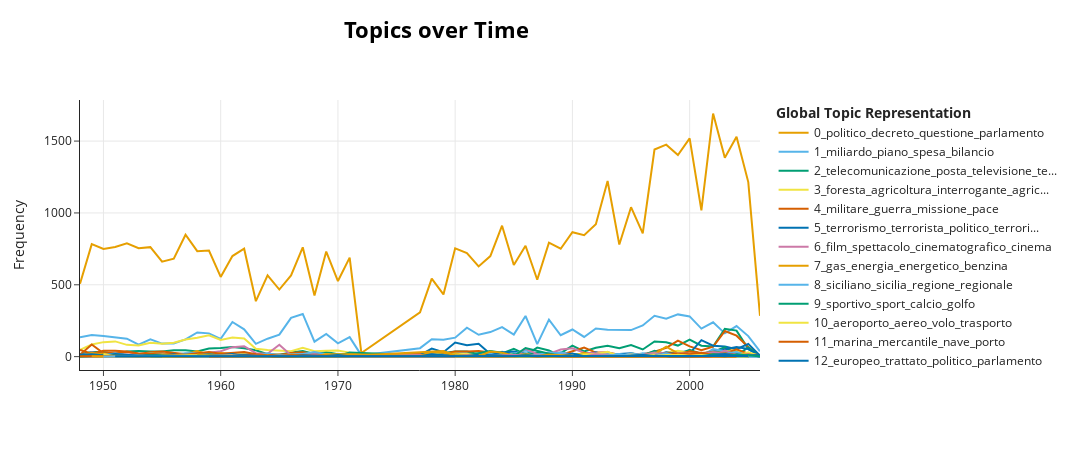

The code cell stored with this chart in its notebook:
### Code cell
final_model.visualize_topics_over_time(topics_over_time, top_n_topics=49)
